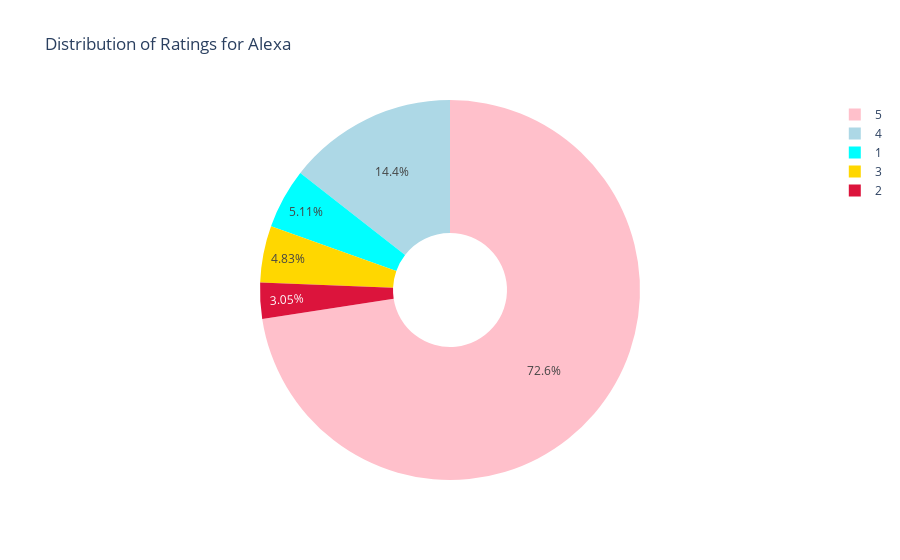

Notebook source saved alongside this figure:
### Code cell
ratings = data['rating'].value_counts()

label_rating = ratings.index
size_rating = ratings.values

colors = ['pink', 'lightblue', 'aqua', 'gold', 'crimson']

rating_piechart = go.Pie(labels = label_rating,
                         values = size_rating,
                         marker = dict(colors = colors),
                         name = 'Alexa', hole = 0.3)
df = [rating_piechart]

layout = go.Layout(title = 'Distribution of Ratings for Alexa')

fig = go.Figure(data = df,
                 layout = layout)

py.iplot(fig)

### Figure 1 — Plotly figure (JSON) as saved in the notebook; plotly's stock layout.template omitted (floating-point values rounded to 4 significant figures)
{"data": [{"hole": 0.3, "labels": [5, 4, 1, 3, 2], "marker": {"colors": ["pink", "lightblue", "aqua", "gold", "crimson"]}, "name": "Alexa", "type": "pie", "values": [2286, 455, 161, 152, 96]}], "layout": {"title": {"text": "Distribution of Ratings for Alexa"}}}
